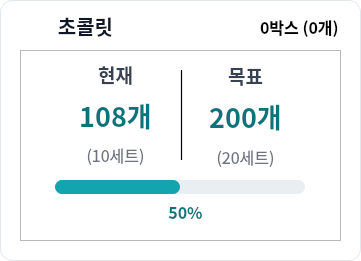
   <widget class="QGroupBox" name="groupBox">
    <property name="geometry">
     <rect>
      <x>30</x>
      <y>140</y>
      <width>361</width>
      <height>261</height>
     </rect>
    </property>
    <property name="styleSheet">
     <string notr="true">QGroupBox {
    background-color: #FFFFFF;
    border: 1px solid #E2E7EB;
    border-radius: 12px;
}</string>
    </property>
    <property name="title">
     <string/>
    </property>
    <widget class="QLabel" name="label_21">
     <property name="geometry">
      <rect>
       <x>55</x>
       <y>10</y>
       <width>61</width>
       <height>31</height>
      </rect>
     </property>
     <property name="font">
      <font>
       <family>Noto Sans CJK KR</family>
       <pointsize>15</pointsize>
       <weight>75</weight>
       <bold>true</bold>
      </font>
     </property>
     <property name="styleSheet">
      <string notr="true">color: #111827;
background: transparent;
border: none;</string>
     </property>
     <property name="text">
      <string>초콜릿</string>
     </property>
     <property name="alignment">
      <set>Qt::AlignCenter</set>
     </property>
    </widget>
    <widget class="QLabel" name="label_22">
     <property name="geometry">
      <rect>
       <x>260</x>
       <y>15</y>
       <width>81</width>
       <height>23</height>
      </rect>
     </property>
     <property name="font">
      <font>
       <family>Noto Sans CJK KR</family>
       <pointsize>12</pointsize>
       <weight>75</weight>
       <bold>true</bold>
      </font>
     </property>
     <property name="text">
      <string>0박스 (0개)</string>
     </property>
    </widget>
    <widget class="QLabel" name="label_13">
     <property name="geometry">
      <rect>
       <x>20</x>
       <y>12</y>
       <width>26</width>
       <height>26</height>
      </rect>
     </property>
     <property name="sizePolicy">
      <sizepolicy hsizetype="Fixed" vsizetype="Fixed">
       <horstretch>0</horstretch>
       <verstretch>0</verstretch>
      </sizepolicy>
     </property>
     <property name="text">
      <string/>
     </property>
     <property name="pixmap">
      <pixmap>../images/box.png</pixmap>
     </property>
     <property name="scaledContents">
      <bool>true</bool>
     </property>
    </widget>
    <widget class="QFrame" name="frame_4">
     <property name="geometry">
      <rect>
       <x>20</x>
       <y>50</y>
       <width>321</width>
       <height>191</height>
      </rect>
     </property>
     <property name="styleSheet">
      <string notr="true">QGroupBox {
    background-color: #F9FBFC;
    border: 1px solid #E7ECEF;
    border-radius: 10px;
}</string>
     </property>
     <property name="frameShape">
      <enum>QFrame::StyledPanel</enum>
     </property>
     <property name="frameShadow">
      <enum>QFrame::Plain</enum>
     </property>
     <widget class="Line" name="line">
      <property name="geometry">
       <rect>
        <x>160</x>
        <y>20</y>
        <width>3</width>
        <height>90</height>
       </rect>
      </property>
      <property name="styleSheet">
       <string notr="true">background-color: #E5E7EB;</string>
      </property>
      <property name="frameShadow">
       <enum>QFrame::Plain</enum>
      </property>
      <property name="orientation">
       <enum>Qt::Vertical</enum>
      </property>
     </widget>
     <widget class="QProgressBar" name="progressChocolate">
      <property name="geometry">
       <rect>
        <x>35</x>
        <y>130</y>
        <width>250</width>
        <height>14</height>
       </rect>
      </property>
      <property name="styleSheet">
       <string notr="true">QProgressBar {
    background-color: #E8EEF1;
    border: none;
    border-radius: 7px;
}

QProgressBar::chunk {
    background-color: #12A5AF;
    border-radius: 7px;
}</string>
      </property>
      <property name="value">
       <number>50</number>
      </property>
      <property name="textVisible">
       <bool>false</bool>
      </property>
     </widget>
     <widget class="QWidget" name="layoutWidget">
      <property name="geometry">
       <rect>
        <x>170</x>
        <y>10</y>
        <width>111</width>
        <height>111</height>
       </rect>
      </property>
      <layout class="QVBoxLayout" name="verticalLayout_2">
       <item>
        <widget class="QLabel" name="label_10">
         <property name="enabled">
          <bool>true</bool>
         </property>
         <property name="font">
          <font>
           <family>Noto Sans CJK KR</family>
           <pointsize>14</pointsize>
           <weight>75</weight>
           <bold>true</bold>
          </font>
         </property>
         <property name="styleSheet">
          <string notr="true">color: #374151;
background: transparent;
border: none;</string>
         </property>
         <property name="text">
          <string>목표</string>
         </property>
         <property name="alignment">
          <set>Qt::AlignCenter</set>
         </property>
        </widget>
       </item>
       <item>
        <widget class="QLabel" name="lblChocolateTarget">
         <property name="font">
          <font>
           <family>Noto Sans CJK KR</family>
           <pointsize>20</pointsize>
           <weight>75</weight>
           <bold>true</bold>
          </font>
         </property>
         <property name="styleSheet">
          <string notr="true">color: #08747C;
background: transparent;
border: none;</string>
         </property>
         <property name="text">
          <string>200개</string>
         </property>
         <property name="alignment">
          <set>Qt::AlignCenter</set>
         </property>
        </widget>
       </item>
       <item>
        <widget class="QLabel" name="lblChocolateTargetSet">
         <property name="font">
          <font>
           <family>Noto Sans CJK KR</family>
           <pointsize>12</pointsize>
          </font>
         </property>
         <property name="layoutDirection">
          <enum>Qt::LeftToRight</enum>
         </property>
         <property name="styleSheet">
          <string notr="true">color: #6B7280;
background: transparent;
border: none;</string>
         </property>
         <property name="text">
          <string>(20세트)</string>
         </property>
         <property name="alignment">
          <set>Qt::AlignCenter</set>
         </property>
        </widget>
       </item>
      </layout>
     </widget>
     <widget class="QWidget" name="layoutWidget">
      <property name="geometry">
       <rect>
        <x>40</x>
        <y>10</y>
        <width>111</width>
        <height>109</height>
       </rect>
      </property>
      <layout class="QVBoxLayout" name="verticalLayout">
       <item>
        <widget class="QLabel" name="label_9">
         <property name="font">
          <font>
           <family>Noto Sans CJK KR</family>
           <pointsize>14</pointsize>
           <weight>75</weight>
           <bold>true</bold>
          </font>
         </property>
         <property name="styleSheet">
          <string notr="true">color: #374151;
background: transparent;
border: none;</string>
         </property>
         <property name="text">
          <string>현재</string>
         </property>
         <property name="alignment">
          <set>Qt::AlignCenter</set>
         </property>
        </widget>
       </item>
       <item>
        <widget class="QLabel" name="lblChocolateCurrent">
         <property name="font">
          <font>
           <family>Noto Sans CJK KR</family>
           <pointsize>20</pointsize>
           <weight>75</weight>
           <bold>true</bold>
          </font>
         </property>
         <property name="styleSheet">
          <string notr="true">color: #08747C;
background: transparent;
border: none;</string>
         </property>
         <property name="text">
          <string>108개</string>
         </property>
         <property name="alignment">
          <set>Qt::AlignCenter</set>
         </property>
        </widget>
       </item>
       <item>
        <widget class="QLabel" name="lblChocolateSet">
         <property name="font">
          <font>
           <family>Noto Sans CJK KR</family>
           <pointsize>12</pointsize>
          </font>
         </property>
         <property name="layoutDirection">
          <enum>Qt::LeftToRight</enum>
         </property>
         <property name="styleSheet">
          <string notr="true">color: #6B7280;
background: transparent;
border: none;</string>
         </property>
         <property name="text">
          <string>(10세트)</string>
         </property>
         <property name="alignment">
          <set>Qt::AlignCenter</set>
         </property>
        </widget>
       </item>
      </layout>
     </widget>
     <widget class="QLabel" name="lblChocolatePercent">
      <property name="geometry">
       <rect>
        <x>140</x>
        <y>150</y>
        <width>51</width>
        <height>23</height>
       </rect>
      </property>
      <property name="font">
       <font>
        <family>Noto Sans CJK KR</family>
        <pointsize>12</pointsize>
        <weight>75</weight>
        <bold>true</bold>
       </font>
      </property>
      <property name="layoutDirection">
       <enum>Qt::LeftToRight</enum>
      </property>
      <property name="styleSheet">
       <string notr="true">color: #08747C;
background: transparent;
border: none;</string>
      </property>
      <property name="lineWidth">
       <number>1</number>
      </property>
      <property name="text">
       <string>50%</string>
      </property>
      <property name="alignment">
       <set>Qt::AlignCenter</set>
      </property>
     </widget>
    </widget>
    <zorder>frame_4</zorder>
    <zorder>label_21</zorder>
    <zorder>label_22</zorder>
    <zorder>label_13</zorder>
   </widget>
